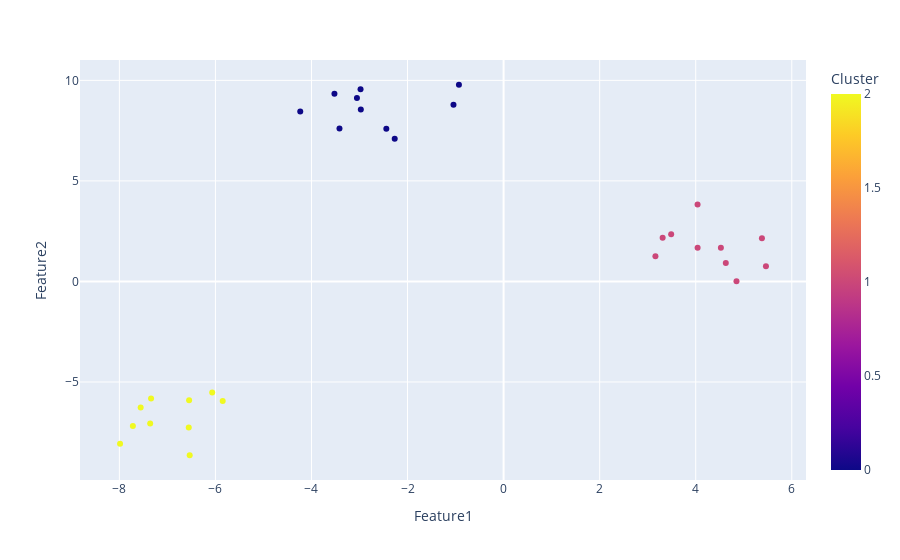

Notebook source saved alongside this figure:
### Code cell
fig = px.scatter(df, x="Feature1", y="Feature2", color="Cluster")
fig.show()

### Figure 1 — Plotly figure (JSON) as saved in the notebook; plotly's stock layout.template omitted (floating-point values rounded to 4 significant figures)
{"data": [{"hovertemplate": "Feature1=%{x}<br>Feature2=%{y}<br>Cluster=%{marker.color}<extra></extra>", "legendgroup": "", "marker": {"color": [0, 1, 1, 1, 0, 0, 1, 2, 0, 2, 1, 2, 1, 1, 0, 1, 2, 0, 0, 2, 2, 2, 2, 1, 1, 0, 2, 0, 0, 2], "coloraxis": "coloraxis", "symbol": "circle"}, "mode": "markers", "name": "", "orientation": "v", "showlegend": false, "type": "scatter", "x": [-2.979, 3.161, 3.489, 4.038, -1.044, -3.522, 5.378, -7.34, -2.267, -6.536, 4.524, -6.556, 4.039, 4.849, -3.054, 3.312, -5.849, -2.442, -3.417, -7.557, -7.719, -7.359, -6.067, 4.626, 5.462, -4.234, -7.986, -0.93, -2.973, -6.548], "xaxis": "x", "y": [9.557, 1.253, 2.349, 3.825, 8.789, 9.329, 2.145, -5.823, 7.101, -8.643, 1.672, -7.265, 1.681, 0.0135, 9.125, 2.17, -5.949, 7.59, 7.602, -6.268, -7.189, -7.066, -5.524, 0.9155, 0.7523, 8.452, -8.076, 9.782, 8.549, -5.905], "yaxis": "y"}], "layout": {"autosize": true, "coloraxis": {"colorbar": {"title": {"text": "Cluster"}}, "colorscale": [[0, "#0d0887"], [0.1111, "#46039f"], [0.2222, "#7201a8"], [0.3333, "#9c179e"], [0.4444, "#bd3786"], [0.5556, "#d8576b"], [0.6667, "#ed7953"], [0.7778, "#fb9f3a"], [0.8889, "#fdca26"], [1, "#f0f921"]]}, "legend": {"tracegroupgap": 0}, "margin": {"t": 60}, "xaxis": {"anchor": "y", "autorange": true, "domain": [0, 1], "range": [-8.79, 6.266], "title": {"text": "Feature1"}, "type": "linear"}, "yaxis": {"anchor": "x", "autorange": true, "domain": [0, 1], "range": [-10.07, 11.21], "title": {"text": "Feature2"}, "type": "linear"}}}
